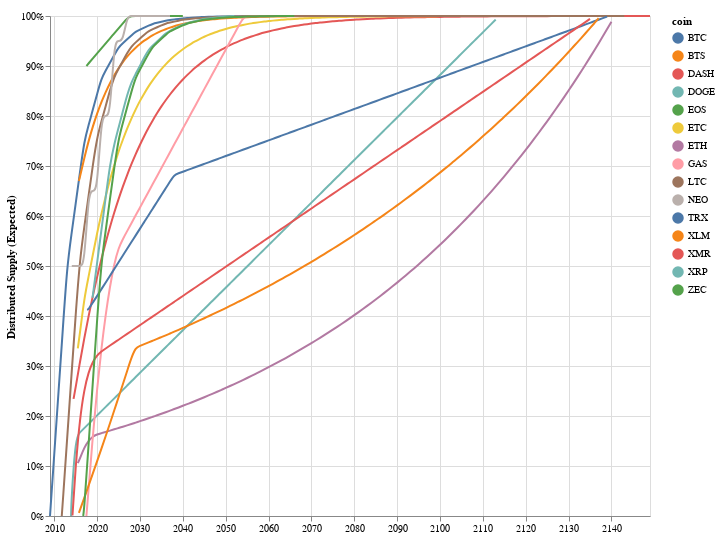

Specify this chart in Vega-Lite:
### Vega-Lite specification from a JSON file in a GitHub repository (floating-point values rounded to 4 significant figures; data arrays with more than 128 entries replaced by an {"elided": "..."} marker saying what was removed)
{"config": {"view": {"width": 400, "height": 300}}, "layer": [{"mark": {"type": "line", "interpolate": "basis"}, "encoding": {"color": {"type": "nominal", "field": "coin"}, "x": {"type": "temporal", "axis": {"title": ""}, "field": "date"}, "y": {"type": "quantitative", "axis": {"format": "%", "title": "Distributed Supply (Expected)"}, "field": "total_supply"}}}, {"mark": "point", "encoding": {"opacity": {"value": 0}, "x": {"type": "temporal", "field": "date"}}, "selection": {"selector001": {"type": "single", "nearest": true, "on": "mouseover", "fields": ["date"], "empty": "none"}}}, {"mark": "point", "encoding": {"color": {"type": "nominal", "field": "coin"}, "opacity": {"condition": {"value": 1, "selection": "selector001"}, "value": 0}, "x": {"type": "temporal", "axis": {"title": ""}, "field": "date"}, "y": {"type": "quantitative", "axis": {"format": "%", "title": "Distributed Supply (Expected)"}, "field": "total_supply"}}}, {"mark": {"type": "rule", "color": "gray"}, "encoding": {"x": {"type": "temporal", "field": "date"}}, "transform": [{"filter": {"selection": "selector001"}}]}, {"mark": {"type": "text", "align": "left", "dx": 5, "dy": -5}, "encoding": {"color": {"type": "nominal", "field": "coin"}, "text": {"condition": {"type": "nominal", "field": "label", "selection": "selector001"}, "value": " "}, "x": {"type": "temporal", "axis": {"title": ""}, "field": "date"}, "y": {"type": "quantitative", "axis": {"format": "%", "title": "Distributed Supply (Expected)"}, "field": "total_supply"}}, "transform": [{"calculate": "format(datum.total_supply_pct,\".0f\") + \"% \" + datum.coin", "as": "label"}]}], "data": {"name": "data-8e33647a3634cb65b31527430a8e92bc"}, "height": 500, "width": 600, "$schema": "https://vega.github.io/schema/vega-lite/v2.6.0.json", "datasets": {"data-8e33647a3634cb65b31527430a8e92bc": {"elided": "1430 records"}}}
